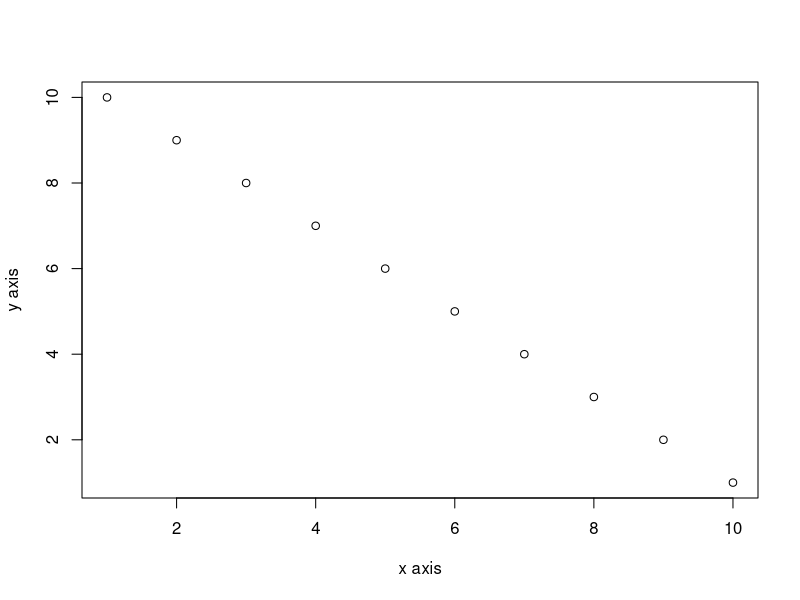

Source code (R):
## ---- chunk 1
knitr::opts_chunk$set(echo = TRUE)
## ---- chunk 2
x <- 1:10    # create an x variable
y <- 10:1    # create a y variable
dataf <- data.frame(x = x, y = y)

summary(dataf)
## ---- chunk 3
x <- 1:10    # create an x variable
y <- 10:1    # create a y variable
dataf <- data.frame(x = x, y = y)
plot(dataf$x, dataf$y, xlab = "x axis", ylab = "y axis")
